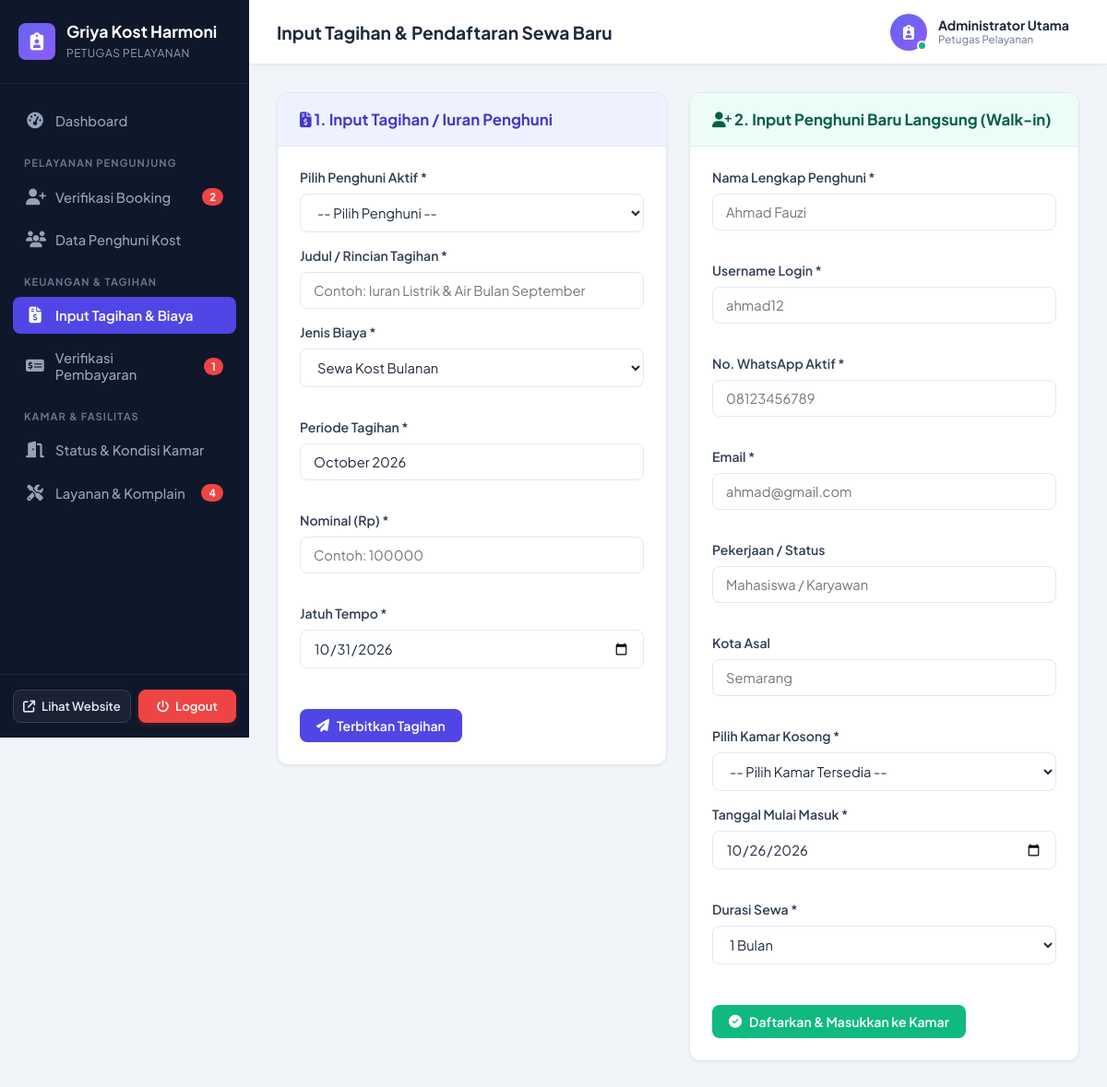
The page /petugas/tagihan_input.php (signed in) on the database its author committed.
### tables this page shows
CREATE TABLE `tbl_pengaturan` (
  `id` int(11) NOT NULL AUTO_INCREMENT,
  `nama_kost` varchar(100) NOT NULL DEFAULT 'Griya Kost Harmoni',
  `slogan` varchar(255) DEFAULT 'Hunian Modern, Bersih, Nyaman, Aman, dan Strategis',
  `logo` varchar(255) DEFAULT 'logo.png',
  `banner` varchar(255) DEFAULT 'banner.jpg',
  `deskripsi` text DEFAULT NULL,
  `alamat` text DEFAULT NULL,
  `kota` varchar(100) DEFAULT 'Jakarta Selatan',
  `no_telepon` varchar(20) DEFAULT '021-88997766',
  `no_wa` varchar(20) DEFAULT '081234567890',
  `email` varchar(100) DEFAULT 'kontak@griyakostharmoni.com',
  `nama_bank` varchar(50) DEFAULT 'Bank BCA',
  `no_rekening` varchar(50) DEFAULT '8830129841',
  `atas_nama` varchar(100) DEFAULT 'Griya Kost Harmoni',
  `qris_image` varchar(255) DEFAULT NULL,
  `updated_at` timestamp NOT NULL DEFAULT CURRENT_TIMESTAMP ON UPDATE CURRENT_TIMESTAMP,
  PRIMARY KEY (`id`)
);

CREATE TABLE `tbl_users` (
  `id_user` int(11) NOT NULL AUTO_INCREMENT,
  `username` varchar(50) NOT NULL UNIQUE,
  `password` varchar(255) NOT NULL,
  `nama_lengkap` varchar(100) NOT NULL,
  `email` varchar(100) NOT NULL UNIQUE,
  `no_hp` varchar(20) NOT NULL,
  `role` enum('admin','petugas','pengunjung') NOT NULL DEFAULT 'pengunjung',
  `foto` varchar(255) DEFAULT 'default_user.png',
  `alamat_asal` text DEFAULT NULL,
  `pekerjaan` varchar(100) DEFAULT 'Mahasiswa / Karyawan',
  `no_ktp` varchar(30) DEFAULT NULL,
  `status_aktif` enum('aktif','nonaktif') NOT NULL DEFAULT 'aktif',
  `created_at` timestamp NOT NULL DEFAULT CURRENT_TIMESTAMP,
  PRIMARY KEY (`id_user`)
);

### config/helper.php (called while the page is built, shortened)
<?php
function get_profil_kost($conn) {
    $q = mysqli_query($conn, "SELECT * FROM tbl_pengaturan WHERE id = 1 LIMIT 1");
    if ($q && mysqli_num_rows($q) > 0) {
        return mysqli_fetch_assoc($q);
    }
    return [
        'nama_kost' => 'Griya Kost Harmoni',
        'slogan' => 'Hunian Nyaman & Strategis',
        'logo' => 'logo_default.png',
        'banner' => 'banner_default.jpg',
        'deskripsi' => 'Kost eksklusif fasilitas lengkap',
        'alamat' => 'Jl. Flamboyan No. 45',
        'kota' => 'Jakarta Selatan',
        'no_telepon' => '021-88997766',
        'no_wa' => '081234567890',
        'email' => 'kontak@griyakost.com',
        'nama_bank' => 'Bank BCA',
        'no_rekening' => '8830129841',
        'atas_nama' => 'Griya Kost Harmoni',
        'qris_image' => null
    ];
}
function get_current_user_data($conn) {
    $id = (int)$_SESSION['user_id'];
    $q = mysqli_query($conn, "SELECT * FROM tbl_users WHERE id_user = $id LIMIT 1");
    return ($q && mysqli_num_rows($q) > 0) ? mysqli_fetch_assoc($q) : null;
}
?>

### petugas/tagihan_input.php (the view, shortened to what this page needs)
<?php
require_once __DIR__ . '/../koneksi.php';
require_once __DIR__ . '/../config/helper.php';
$page_title = "Input Tagihan & Pendaftaran Sewa Baru";
require_once __DIR__ . '/header.php';
?>
<div style="display: grid; grid-template-columns: 1fr 1fr; gap: 24px; align-items: start;">
    <div class="card">
        <div class="card-header" style="background: #eef2ff;">
            <h3 class="card-title" style="color: #4338ca;"><i class="fa-solid fa-file-invoice-dollar"></i> 1. Input Tagihan / Iuran Penghuni</h3>
        </div>
        <div class="card-body">
            <form action="tagihan_input.php" method="POST">
                <div class="form-group">
                    <label>Pilih Penghuni Aktif *</label>
                    <select name="user_kamar_select" class="form-control" required onchange="setTenantSelection(this)">
                        <option value="">-- Pilih Penghuni --</option>
                    </select>
                </div>
                <div class="form-group">
                    <label>Judul / Rincian Tagihan *</label>
                    <input type="text" name="judul_tagihan" class="form-control" required placeholder="Contoh: Iuran Listrik & Air Bulan September">
                </div>
                <div class="form-row">
                    <div class="form-group">
                        <label>Jenis Biaya *</label>
                        <select name="jenis_biaya" class="form-control" required>
                            <option value="sewa_kost">Sewa Kost Bulanan</option>
                        </select>
                    </div>
                    <div class="form-group">
                        <label>Periode Tagihan *</label>
                        <input type="text" name="periode_bulan" class="form-control" required value="<?= date('F Y') ?>">
                    </div>
                </div>
                <div class="form-row">
                    <div class="form-group">
                        <label>Nominal (Rp) *</label>
                        <input type="number" name="nominal" class="form-control" required min="0" step="5000" placeholder="Contoh: 100000">
                    </div>
                    <div class="form-group">
                        <label>Jatuh Tempo *</label>
                        <input type="date" name="tgl_jatuh_tempo" class="form-control" required value="<?= date('Y-m-d', strtotime('+5 days')) ?>">
                    </div>
                </div>
                <button type="submit" name="btn_simpan_tagihan" class="btn btn-primary btn-block" style="margin-top: 10px;">
                    <i class="fa-solid fa-paper-plane"></i> Terbitkan Tagihan
                </button>
            </form>
        </div>
    </div>
    <div class="card">
        <div class="card-header" style="background: #ecfdf5;">
            <h3 class="card-title" style="color: #065f46;"><i class="fa-solid fa-user-plus"></i> 2. Input Penghuni Baru Langsung (Walk-in)</h3>
        </div>
        <div class="card-body">
            <form action="tagihan_input.php" method="POST">
                <div class="form-row">
                    <div class="form-group">
                        <label>Nama Lengkap Penghuni *</label>
                        <input type="text" name="nama_lengkap" class="form-control" required placeholder="Ahmad Fauzi">
                    </div>
                    <div class="form-group">
                        <label>Username Login *</label>
                        <input type="text" name="username" class="form-control" required placeholder="ahmad12">
                    </div>
                </div>
                <div class="form-row">
                    <div class="form-group">
                        <label>No. WhatsApp Aktif *</label>
                        <input type="tel" name="no_hp" class="form-control" required placeholder="08123456789">
                    </div>
                    <div class="form-group">
                        <label>Email *</label>
                        <input type="email" name="email" class="form-control" required placeholder="ahmad@gmail.com">
                    </div>
                </div>
                <div class="form-row">
                    <div class="form-group">
                        <label>Pekerjaan / Status</label>
                        <input type="text" name="pekerjaan" class="form-control" placeholder="Mahasiswa / Karyawan">
                    </div>
                    <div class="form-group">
                        <label>Kota Asal</label>
                        <input type="text" name="alamat_asal" class="form-control" placeholder="Semarang">
                    </div>
                </div>
                <div class="form-group">
                    <label>Pilih Kamar Kosong *</label>
                    <select name="id_kamar" class="form-control" required>
                        <option value="">-- Pilih Kamar Tersedia --</option>
                    </select>
                </div>
                <div class="form-row">
                    <div class="form-group">
                        <label>Tanggal Mulai Masuk *</label>
                        <input type="date" name="tgl_mulai_sewa" class="form-control" required value="<?= date('Y-m-d') ?>">
                    </div>
                    <div class="form-group">
                        <label>Durasi Sewa *</label>
                        <select name="durasi_bulan" class="form-control" required>
                            <option value="1">1 Bulan</option>
                        </select>
                    </div>
                </div>
                <button type="submit" name="btn_daftar_penyewa_langsung" class="btn btn-success btn-block" style="margin-top: 10px;">
                    <i class="fa-solid fa-check-circle"></i> Daftarkan & Masukkan ke Kamar
                </button>
            </form>
        </div>
    </div>
</div>
<?php require_once __DIR__ . '/footer.php'; ?>

### petugas/header.php (shortened to what this page needs)
<?php
require_once __DIR__ . '/../koneksi.php';
require_once __DIR__ . '/../config/helper.php';
$profil = get_profil_kost($conn);
$curr_user = get_current_user_data($conn);
$q_b_count = mysqli_query($conn, "SELECT COUNT(*) as tot FROM tbl_booking WHERE status_booking = 'pending'");
$pending_booking = mysqli_fetch_assoc($q_b_count)['tot'] ?? 0;
$q_t_count = mysqli_query($conn, "SELECT COUNT(*) as tot FROM tbl_tagihan_pembayaran WHERE status_pembayaran = 'menunggu_verifikasi'");
$pending_bayar = mysqli_fetch_assoc($q_t_count)['tot'] ?? 0;
$q_k_count = mysqli_query($conn, "SELECT COUNT(*) as tot FROM tbl_pengaduan_layanan WHERE status IN ('menunggu', 'diproses')");
$pending_komplain = mysqli_fetch_assoc($q_k_count)['tot'] ?? 0;
$current_page = basename($_SERVER['PHP_SELF']);
?>
<!DOCTYPE html>
<html lang="id">
<head>
    <link rel="stylesheet" href="../assets/css/admin.css?v=<?= time() ?>">
    <link rel="stylesheet" href="https://cdnjs.cloudflare.com/ajax/libs/font-awesome/6.4.0/css/all.min.css">
</head>
<body>
<div class="admin-layout">
    <aside class="sidebar">
        <div class="sidebar-header">
            <div class="sidebar-logo-icon" style="background: linear-gradient(135deg, #6366f1, #8b5cf6);">
                <i class="fa-solid fa-clipboard-user"></i>
            </div>
            <div>
                <h2 class="sidebar-title"><?= htmlspecialchars($profil['nama_kost']) ?></h2>
                <span class="sidebar-subtitle">Petugas Pelayanan</span>
            </div>
        </div>
        <ul class="sidebar-menu">
            <li class="sidebar-item <?= $current_page == 'index.php' ? 'active' : '' ?>">
                <a href="index.php"><i class="fa-solid fa-gauge-high"></i> Dashboard</a>
            </li>
            <li class="menu-category">Pelayanan Pengunjung</li>
            <li class="sidebar-item <?= $current_page == 'booking_verifikasi.php' ? 'active' : '' ?>">
                <a href="booking_verifikasi.php">
                    <i class="fa-solid fa-user-plus"></i> Verifikasi Booking
                    <?php if ($pending_booking > 0): ?>
                        <span class="sidebar-badge"><?= $pending_booking ?></span>
                    <?php endif; ?>
                </a>
            </li>
            <li class="sidebar-item <?= $current_page == 'penghuni.php' ? 'active' : '' ?>">
                <a href="penghuni.php"><i class="fa-solid fa-users"></i> Data Penghuni Kost</a>
            </li>
            <li class="menu-category">Keuangan & Tagihan</li>
            <li class="sidebar-item <?= $current_page == 'tagihan_input.php' ? 'active' : '' ?>">
                <a href="tagihan_input.php"><i class="fa-solid fa-file-invoice-dollar"></i> Input Tagihan & Biaya</a>
            </li>
            <li class="sidebar-item <?= $current_page == 'tagihan_list.php' ? 'active' : '' ?>">
                <a href="tagihan_list.php">
                    <i class="fa-solid fa-money-check-dollar"></i> Verifikasi Pembayaran
                    <?php if ($pending_bayar > 0): ?>
                        <span class="sidebar-badge"><?= $pending_bayar ?></span>
                    <?php endif; ?>
                </a>
            </li>
            <li class="menu-category">Kamar & Fasilitas</li>
            <li class="sidebar-item <?= $current_page == 'kamar_status.php' ? 'active' : '' ?>">
                <a href="kamar_status.php"><i class="fa-solid fa-door-open"></i> Status & Kondisi Kamar</a>
            </li>
            <li class="sidebar-item <?= $current_page == 'layanan_komplain.php' ? 'active' : '' ?>">
                <a href="layanan_komplain.php">
                    <i class="fa-solid fa-screwdriver-wrench"></i> Layanan & Komplain
                    <?php if ($pending_komplain > 0): ?>
                        <span class="sidebar-badge"><?= $pending_komplain ?></span>
                    <?php endif; ?>
                </a>
            </li>
        </ul>
        <div class="sidebar-footer" style="padding: 16px 14px; border-top: 1px solid #1e293b; display: flex; align-items: center; gap: 8px;">
            <a href="../index.php" target="_blank" class="btn btn-sidebar-web" style="flex: 1; display: inline-flex; align-items: center; justify-content: center; gap: 7px; padding: 9px 10px; font-size: 0.82rem; font-weight: 600; text-decoration: none; border-radius: 8px; background: rgba(255, 255, 255, 0.05); color: #e2e8f0; border: 1px solid #334155;" title="Buka Halaman Depan Website">
                <i class="fa-solid fa-arrow-up-right-from-square"></i> Lihat Website
            </a>
            <a href="../logout.php" class="btn btn-sidebar-logout" style="flex: 1; display: inline-flex; align-items: center; justify-content: center; gap: 7px; padding: 9px 10px; font-size: 0.82rem; font-weight: 600; text-decoration: none; border-radius: 8px; background: #ef4444; color: #ffffff; border: 1px solid #ef4444;" title="Keluar dari Panel Petugas">
                <i class="fa-solid fa-power-off"></i> Logout
            </a>
        </div>
    </aside>
    <div class="main-wrapper">
        <header class="topbar">
            <div class="topbar-left">
                <div class="topbar-title">
                    <span><?= isset($page_title) ? $page_title : 'Dashboard Petugas' ?></span>
                </div>
            </div>
            <div class="topbar-right">
                <div class="user-profile-btn" style="cursor: default;">
                    <div class="user-avatar" style="background: linear-gradient(135deg, #6366f1, #8b5cf6); color: #ffffff;">
                        <i class="fa-solid fa-clipboard-user"></i>
                        <span class="status-pulse-dot"></span>
                    </div>
                    <div class="user-info">
                        <span class="user-name"><?= htmlspecialchars($curr_user['nama_lengkap'] ?? 'Petugas') ?></span>
                        <span class="user-role-badge">Petugas Pelayanan</span>
                    </div>
                </div>
            </div>
        </header>
        <main class="page-content">

### rows shown on the page
tbl_pengaturan: nama_kost "Griya Kost Harmoni"
tbl_users: nama_lengkap "Administrator Utama"

### other values the page prints
$pending_booking "2"
$pending_bayar "1"
$pending_komplain "4"
$page_title "Input Tagihan & Pendaftaran Sewa Baru"
